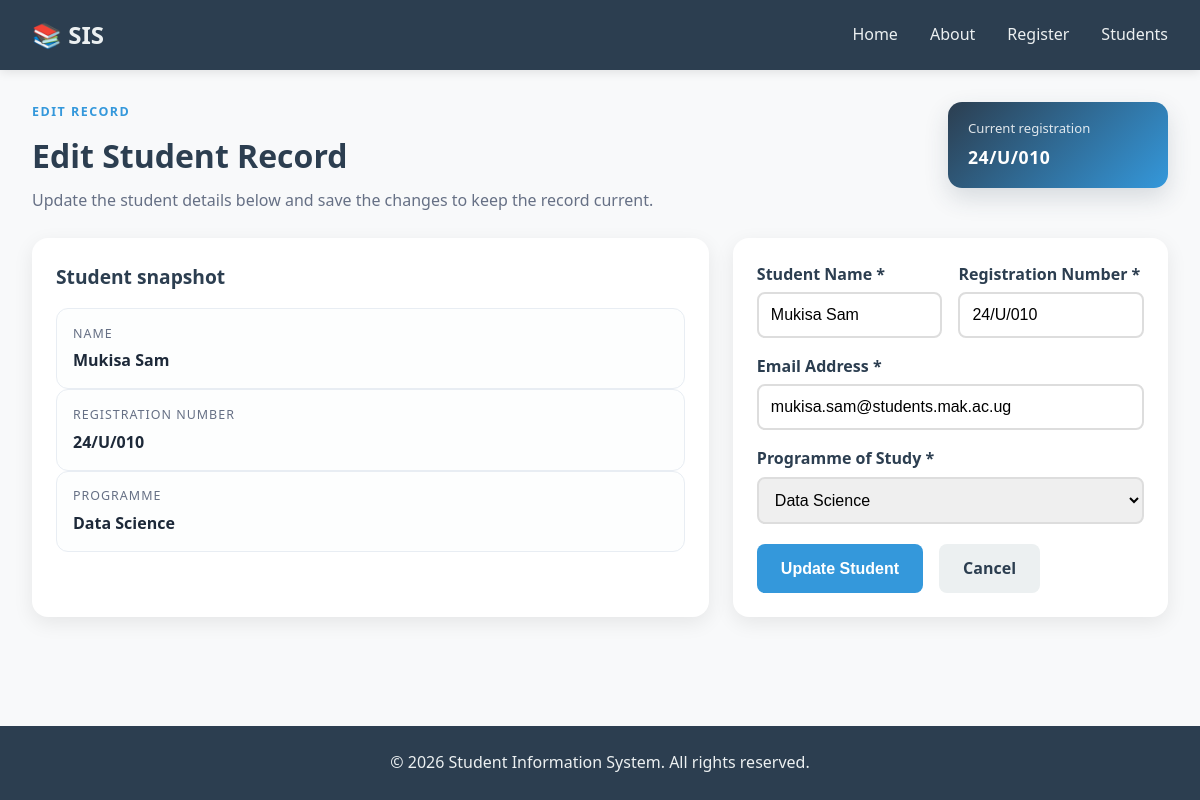
The page /students/Mukisa Sam/edit on the database its author committed.
### models.py (models this page shows, shortened)
class Student(db.Model):
    __tablename__ = 'students'
    id = db.Column(db.Integer, primary_key=True)
    student_name = db.Column(db.String(100), nullable=False)
    registration_number = db.Column(db.String(50), unique=True, nullable=False)
    email = db.Column(db.String(100), unique=True, nullable=False)
    programme = db.Column(db.String(100), nullable=False)
    registration_date = db.Column(db.DateTime, default=datetime.utcnow)
    is_active = db.Column(db.Boolean, default=True)

### app.py (the view)
@app.route('/students/<string:student_name>/edit', methods=['GET', 'POST'])
def edit_student(student_name):
    student = Student.query.filter_by(student_name=student_name).first_or_404()
    if request.method == 'POST':
        student.student_name = request.form.get('student_name', student.student_name)
        student.email = request.form.get('email', student.email)
        student.programme = request.form.get('programme', student.programme)
        db.session.commit()
        return redirect(url_for('student_profile', student_name=student.student_name))
    return render_template('edit_student.html', student=student)

### templates/edit_student.html (shortened to what this page needs)
{% extends "base.html" %}
{% block content %}
    <section class="edit-student-page">
        <div class="page-header edit-header">
            <div>
                <p class="eyebrow">Edit record</p>
                <h2>Edit Student Record</h2>
                <p class="page-subtitle">Update the student details below and save the changes to keep the record current.</p>
            </div>
            <div class="header-badge">
                <span>Current registration</span>
                <strong>{{ student.registration_number }}</strong>
            </div>
        </div>
        <div class="edit-layout">
            <aside class="profile-card edit-sidebar-card">
                <h3>Student snapshot</h3>
                <div class="snapshot-list">
                    <div class="snapshot-item">
                        <span class="snapshot-label">Name</span>
                        <span class="snapshot-value">{{ student.student_name }}</span>
                    </div>
                    <div class="snapshot-item">
                        <span class="snapshot-label">Registration Number</span>
                        <span class="snapshot-value">{{ student.registration_number }}</span>
                    </div>
                    <div class="snapshot-item">
                        <span class="snapshot-label">Programme</span>
                        <span class="snapshot-value">{{ student.programme }}</span>
                    </div>
                </div>
            </aside>
            <div class="profile-card edit-form-card">
                <form method="POST" action="{{ url_for('edit_student', student_name=student.student_name) }}" class="edit-form">
                    <div class="form-grid">
                        <div class="form-group">
                            <label for="student_name">Student Name *</label>
                            <input type="text" id="student_name" name="student_name"
                                   value="{{ student.student_name }}" required>
                        </div>
                        <div class="form-group">
                            <label for="registration_number">Registration Number *</label>
                            <input type="text" id="registration_number" name="registration_number"
                                   value="{{ student.registration_number }}" required>
                        </div>
                        <div class="form-group form-group-wide">
                            <label for="email">Email Address *</label>
                            <input type="email" id="email" name="email"
                                   value="{{ student.email }}" required>
                        </div>
                        <div class="form-group form-group-wide">
                            <label for="programme">Programme of Study *</label>
                            <select id="programme" name="programme" required>
                                <option value="Data Science" {% if student.programme == 'Data Science' %}selected{% endif %}>Data Science</option>
                            </select>
                        </div>
                    </div>
                    <div class="form-actions">
                        <button type="submit" class="btn btn-primary">Update Student</button>
                        <a href="{{ url_for('students_list') }}" class="btn btn-secondary">Cancel</a>
                    </div>
                </form>
            </div>
        </div>
    </section>
{% endblock %}

### static/style.css (style rules this page uses)
* { margin: 0; padding: 0; box-sizing: border-box; }
body { font-family: 'Segoe UI', Tahoma, Geneva, Verdana, sans-serif; line-height: 1.6; color: #333; background-color: #f8f9fa; min-height: 100vh; display: flex; flex-direction: column; }
.btn { display: inline-block; padding: 0.75rem 1.5rem; border: none; border-radius: 8px; font-size: 1rem; font-weight: 600; cursor: pointer; text-decoration: none; transition: background-color 0.3s ease, transform 0.2s ease; }
.btn-primary { background-color: #3498db; color: white; }
.btn-secondary { background-color: #ecf0f1; color: #2c3e50; }
.page-header { display: flex; justify-content: space-between; align-items: flex-start; gap: 1.5rem; margin-bottom: 1.5rem; }
.page-header h2 { font-size: 2rem; color: #2c3e50; margin-bottom: 0.4rem; }
.eyebrow { text-transform: uppercase; letter-spacing: 0.12em; font-size: 0.78rem; font-weight: 700; color: #3498db; margin-bottom: 0.5rem; }
.page-subtitle { color: #667085; max-width: 52rem; }
.header-badge { background: linear-gradient(135deg, #2c3e50, #3498db); color: white; padding: 1rem 1.25rem; border-radius: 14px; min-width: 220px; box-shadow: 0 10px 25px rgba(44, 62, 80, 0.16); }
.header-badge span { display: block; font-size: 0.82rem; opacity: 0.85; margin-bottom: 0.25rem; }
.header-badge strong { display: block; font-size: 1.1rem; letter-spacing: 0.03em; }
.profile-layout, .edit-layout { display: grid; grid-template-columns: minmax(0, 1.4fr) minmax(280px, 0.9fr); gap: 1.5rem; }
.profile-card { background: white; border-radius: 16px; box-shadow: 0 6px 20px rgba(0, 0, 0, 0.08); padding: 1.5rem; }
.profile-card h3 { color: #2c3e50; margin-bottom: 1rem; font-size: 1.2rem; }
.summary-item, .snapshot-item { padding: 0.9rem 1rem; border: 1px solid #e8edf3; border-radius: 12px; background: #fdfefe; }
.summary-label, .snapshot-label { display: block; font-size: 0.78rem; text-transform: uppercase; letter-spacing: 0.08em; color: #667085; margin-bottom: 0.3rem; }
.summary-value, .snapshot-value { display: block; color: #1d2939; font-weight: 600; word-break: break-word; }
.form-grid { display: grid; grid-template-columns: repeat(2, minmax(0, 1fr)); gap: 1rem; }
.form-group-wide { grid-column: 1 / -1; }
.form-actions { display: flex; gap: 1rem; flex-wrap: wrap; margin-top: 1.25rem; }
.edit-form input, .edit-form select { width: 100%; padding: 0.75rem; border: 2px solid #ddd; border-radius: 8px; font-size: 1rem; transition: border-color 0.3s ease; }
.edit-form .form-group { margin-bottom: 0; }
.edit-form label { display: block; font-weight: 600; margin-bottom: 0.3rem; color: #2c3e50; }

### rows shown on the page
Student: registration_number "24/U/010", student_name "Mukisa Sam", programme "Data Science", email "mukisa.sam@students.mak.ac.ug"
